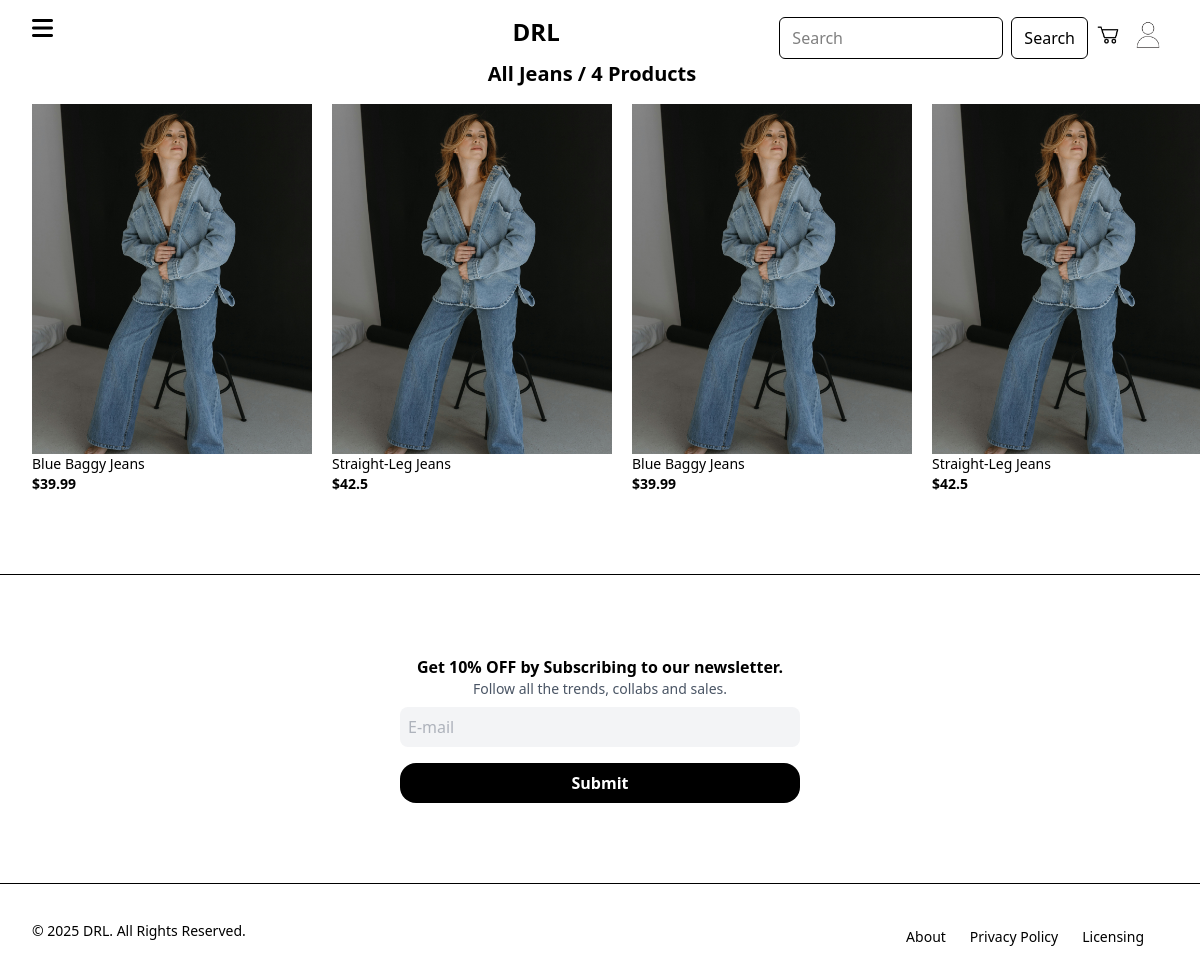
Page /jeans on the committed database.
### main.py (models this page shows, shortened)
class Product(db.Model):
    id: Mapped[int] = mapped_column(Integer, primary_key=True)
    name: Mapped[str] = mapped_column(String(250), unique=False, nullable=False)
    description: Mapped[str] = mapped_column(String(250), unique=False)
    category: Mapped[str] = mapped_column(String(250), nullable=False)
    gender: Mapped[str] = mapped_column(String(250), nullable=False)
    slug: Mapped[str] = mapped_column(String(250), nullable=False)
    img: Mapped[str] = mapped_column(String(500), nullable=False)
    price: Mapped[float] = mapped_column(Float, nullable=False)
    size: Mapped[str] = mapped_column(String(250), nullable=False)

### main.py (the view)
@app.route('/jeans')
def jeans():
    result = db.session.execute(db.select(Product).where(Product.category == "jeans"))
    all_jeans = result.scalars().all()
    if all_jeans:
        return render_template('./jeans.html', product_list=all_jeans)
    else:
        return render_template("./jeans.html")

### templates/jeans.html
{% include 'base.html' %}
{% include 'navbar.html' %}
<h2 class="text-center font-bold text-xl mr-24 ml-20 mb-4">All Jeans / {{product_list|length}} Products</h2>
{% if product_list %}
        {% include 'product_card.html' %}
    {% else %}
        <h2 class="font-bold text-xl text-center">No product found.</h2>
    {% endif %}
{% include 'footer.html' %}

### templates/product_card.html (shortened to what this page needs)
{% include 'base.html' %}
<div class="grid grid-cols-1 sm:grid-cols-2 lg:grid-cols-4 ">
    {% for product in product_list %}
    <a href="{{url_for('product_showcase', product_id=product.id)}}">
        <div class="w-70 ml-8 cursor-pointer">
        <div class="img">
            <img src="{{product.img}}" class="cursor-pointer transition hover:opacity-50" />
        </div>
        <div>
            <div>
                <p class="text-sm"> {{product.name}} </p>
                <p class="font-bold text-sm">${{product.price}}</p>
            </div>
        </div>
    </div>
    </a>
{% endfor %}
</div>

### rows in the picture
Product: img (picture), name "Blue Baggy Jeans", price "39.99"
Product: img (picture), name "Straight-Leg Jeans", price "42.5"
Product: img (picture), name "Blue Baggy Jeans", price "39.99"
Product: img (picture), name "Straight-Leg Jeans", price "42.5"

### other values in the picture
{{ product_list|length }} "4"
